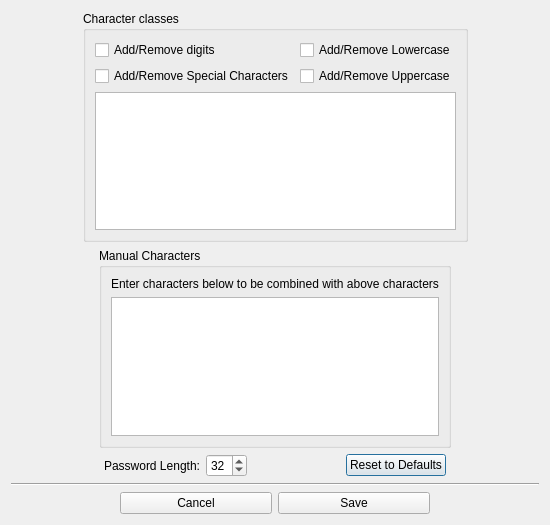
<?xml version="1.0" encoding="UTF-8"?>
<ui version="4.0">
 <class>GeneratorOptionsDialog</class>
 <widget class="QDialog" name="GeneratorOptionsDialog">
  <property name="geometry">
   <rect>
    <x>0</x>
    <y>0</y>
    <width>550</width>
    <height>525</height>
   </rect>
  </property>
  <property name="windowTitle">
   <string>Dialog</string>
  </property>
  <layout class="QVBoxLayout" name="verticalLayout_6">
   <item>
    <layout class="QHBoxLayout" name="horizontalLayout_5">
     <item>
      <spacer name="horizontalSpacer_5">
       <property name="orientation">
        <enum>Qt::Horizontal</enum>
       </property>
       <property name="sizeHint" stdset="0">
        <size>
         <width>40</width>
         <height>20</height>
        </size>
       </property>
      </spacer>
     </item>
     <item>
      <widget class="QGroupBox" name="groupBox">
       <property name="title">
        <string>Character classes</string>
       </property>
       <layout class="QHBoxLayout" name="horizontalLayout_4">
        <item>
         <layout class="QVBoxLayout" name="verticalLayout_4">
          <item>
           <layout class="QHBoxLayout" name="horizontalLayout">
            <item>
             <layout class="QVBoxLayout" name="verticalLayout">
              <item>
               <widget class="QCheckBox" name="digitsCheckBox">
                <property name="text">
                 <string>Add/Remove digits</string>
                </property>
               </widget>
              </item>
              <item>
               <widget class="QCheckBox" name="specialCheckBox">
                <property name="text">
                 <string>Add/Remove Special Characters</string>
                </property>
               </widget>
              </item>
             </layout>
            </item>
            <item>
             <layout class="QVBoxLayout" name="verticalLayout_2">
              <item>
               <widget class="QCheckBox" name="lowercaseCheckBox">
                <property name="text">
                 <string>Add/Remove Lowercase</string>
                </property>
               </widget>
              </item>
              <item>
               <widget class="QCheckBox" name="uppercaseCheckBox">
                <property name="text">
                 <string>Add/Remove Uppercase</string>
                </property>
               </widget>
              </item>
             </layout>
            </item>
           </layout>
          </item>
          <item>
           <widget class="QTextEdit" name="charClassAllowedTextEdit"/>
          </item>
         </layout>
        </item>
       </layout>
      </widget>
     </item>
     <item>
      <spacer name="horizontalSpacer_8">
       <property name="orientation">
        <enum>Qt::Horizontal</enum>
       </property>
       <property name="sizeHint" stdset="0">
        <size>
         <width>40</width>
         <height>20</height>
        </size>
       </property>
      </spacer>
     </item>
    </layout>
   </item>
   <item>
    <layout class="QHBoxLayout" name="horizontalLayout_6">
     <item>
      <spacer name="horizontalSpacer_6">
       <property name="orientation">
        <enum>Qt::Horizontal</enum>
       </property>
       <property name="sizeHint" stdset="0">
        <size>
         <width>40</width>
         <height>20</height>
        </size>
       </property>
      </spacer>
     </item>
     <item>
      <widget class="QGroupBox" name="groupBox_2">
       <property name="title">
        <string>Manual Characters</string>
       </property>
       <layout class="QVBoxLayout" name="verticalLayout_5">
        <item>
         <layout class="QVBoxLayout" name="verticalLayout_3">
          <item>
           <widget class="QLabel" name="label">
            <property name="text">
             <string>Enter characters below to be combined with above characters</string>
            </property>
           </widget>
          </item>
          <item>
           <widget class="QTextEdit" name="manualAllowedTextEdit"/>
          </item>
         </layout>
        </item>
       </layout>
      </widget>
     </item>
     <item>
      <spacer name="horizontalSpacer_9">
       <property name="orientation">
        <enum>Qt::Horizontal</enum>
       </property>
       <property name="sizeHint" stdset="0">
        <size>
         <width>40</width>
         <height>20</height>
        </size>
       </property>
      </spacer>
     </item>
    </layout>
   </item>
   <item>
    <layout class="QHBoxLayout" name="horizontalLayout_3">
     <item>
      <spacer name="horizontalSpacer_3">
       <property name="orientation">
        <enum>Qt::Horizontal</enum>
       </property>
       <property name="sizeHint" stdset="0">
        <size>
         <width>40</width>
         <height>20</height>
        </size>
       </property>
      </spacer>
     </item>
     <item>
      <widget class="QLabel" name="label_2">
       <property name="text">
        <string>Password Length:</string>
       </property>
      </widget>
     </item>
     <item>
      <widget class="QSpinBox" name="lengthSpinBox">
       <property name="minimum">
        <number>1</number>
       </property>
       <property name="maximum">
        <number>64</number>
       </property>
       <property name="value">
        <number>32</number>
       </property>
      </widget>
     </item>
     <item>
      <spacer name="horizontalSpacer_4">
       <property name="orientation">
        <enum>Qt::Horizontal</enum>
       </property>
       <property name="sizeHint" stdset="0">
        <size>
         <width>40</width>
         <height>20</height>
        </size>
       </property>
      </spacer>
     </item>
     <item>
      <widget class="QPushButton" name="resetPushButton">
       <property name="text">
        <string>Reset to Defaults</string>
       </property>
      </widget>
     </item>
     <item>
      <spacer name="horizontalSpacer_7">
       <property name="orientation">
        <enum>Qt::Horizontal</enum>
       </property>
       <property name="sizeHint" stdset="0">
        <size>
         <width>40</width>
         <height>20</height>
        </size>
       </property>
      </spacer>
     </item>
    </layout>
   </item>
   <item>
    <widget class="Line" name="line">
     <property name="orientation">
      <enum>Qt::Horizontal</enum>
     </property>
    </widget>
   </item>
   <item>
    <spacer name="verticalSpacer">
     <property name="orientation">
      <enum>Qt::Vertical</enum>
     </property>
     <property name="sizeHint" stdset="0">
      <size>
       <width>20</width>
       <height>7</height>
      </size>
     </property>
    </spacer>
   </item>
   <item>
    <layout class="QHBoxLayout" name="horizontalLayout_2">
     <item>
      <spacer name="horizontalSpacer">
       <property name="orientation">
        <enum>Qt::Horizontal</enum>
       </property>
       <property name="sizeHint" stdset="0">
        <size>
         <width>40</width>
         <height>20</height>
        </size>
       </property>
      </spacer>
     </item>
     <item>
      <widget class="QPushButton" name="cancelPushButton">
       <property name="minimumSize">
        <size>
         <width>152</width>
         <height>0</height>
        </size>
       </property>
       <property name="maximumSize">
        <size>
         <width>200</width>
         <height>16777215</height>
        </size>
       </property>
       <property name="text">
        <string>Cancel</string>
       </property>
      </widget>
     </item>
     <item>
      <widget class="QPushButton" name="savePushButton">
       <property name="minimumSize">
        <size>
         <width>152</width>
         <height>0</height>
        </size>
       </property>
       <property name="maximumSize">
        <size>
         <width>200</width>
         <height>16777215</height>
        </size>
       </property>
       <property name="text">
        <string>Save</string>
       </property>
      </widget>
     </item>
     <item>
      <spacer name="horizontalSpacer_2">
       <property name="orientation">
        <enum>Qt::Horizontal</enum>
       </property>
       <property name="sizeHint" stdset="0">
        <size>
         <width>40</width>
         <height>20</height>
        </size>
       </property>
      </spacer>
     </item>
    </layout>
   </item>
  </layout>
 </widget>
 <resources/>
 <connections/>
</ui>
